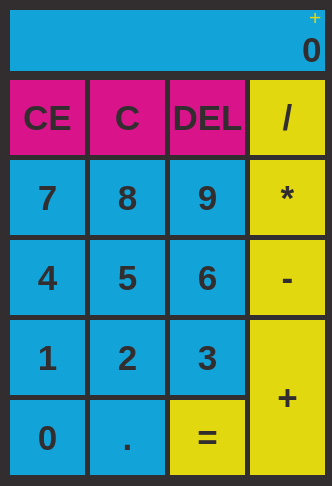
<?xml version="1.0" encoding="UTF-8"?>
<ui version="4.0">
 <class>MainWindow</class>
 <widget class="QMainWindow" name="MainWindow">
  <property name="enabled">
   <bool>true</bool>
  </property>
  <property name="geometry">
   <rect>
    <x>0</x>
    <y>0</y>
    <width>332</width>
    <height>486</height>
   </rect>
  </property>
  <property name="sizePolicy">
   <sizepolicy hsizetype="Fixed" vsizetype="Fixed">
    <horstretch>0</horstretch>
    <verstretch>0</verstretch>
   </sizepolicy>
  </property>
  <property name="minimumSize">
   <size>
    <width>332</width>
    <height>486</height>
   </size>
  </property>
  <property name="maximumSize">
   <size>
    <width>332</width>
    <height>486</height>
   </size>
  </property>
  <property name="windowTitle">
   <string>Calculator</string>
  </property>
  <property name="styleSheet">
   <string notr="true">background-color: rgb(50, 46, 47);</string>
  </property>
  <widget class="QWidget" name="centralwidget">
   <widget class="QPushButton" name="btn_key_5">
    <property name="geometry">
     <rect>
      <x>90</x>
      <y>240</y>
      <width>75</width>
      <height>75</height>
     </rect>
    </property>
    <property name="maximumSize">
     <size>
      <width>100</width>
      <height>100</height>
     </size>
    </property>
    <property name="font">
     <font>
      <pointsize>26</pointsize>
      <weight>75</weight>
      <bold>true</bold>
     </font>
    </property>
    <property name="styleSheet">
     <string notr="true">background-color: rgb(18, 164, 217);
color: rgb(50, 46, 47);
border: none;</string>
    </property>
    <property name="text">
     <string>5</string>
    </property>
    <property name="autoDefault">
     <bool>false</bool>
    </property>
    <property name="default">
     <bool>true</bool>
    </property>
    <property name="flat">
     <bool>false</bool>
    </property>
   </widget>
   <widget class="QPushButton" name="btn_key_6">
    <property name="geometry">
     <rect>
      <x>170</x>
      <y>240</y>
      <width>75</width>
      <height>75</height>
     </rect>
    </property>
    <property name="maximumSize">
     <size>
      <width>100</width>
      <height>100</height>
     </size>
    </property>
    <property name="font">
     <font>
      <pointsize>26</pointsize>
      <weight>75</weight>
      <bold>true</bold>
     </font>
    </property>
    <property name="styleSheet">
     <string notr="true">background-color: rgb(18, 164, 217);
color: rgb(50, 46, 47);
border: none;</string>
    </property>
    <property name="text">
     <string>6</string>
    </property>
    <property name="autoDefault">
     <bool>false</bool>
    </property>
    <property name="default">
     <bool>true</bool>
    </property>
    <property name="flat">
     <bool>false</bool>
    </property>
   </widget>
   <widget class="QPushButton" name="btn_key_9">
    <property name="geometry">
     <rect>
      <x>170</x>
      <y>160</y>
      <width>75</width>
      <height>75</height>
     </rect>
    </property>
    <property name="maximumSize">
     <size>
      <width>100</width>
      <height>100</height>
     </size>
    </property>
    <property name="font">
     <font>
      <pointsize>26</pointsize>
      <weight>75</weight>
      <bold>true</bold>
     </font>
    </property>
    <property name="styleSheet">
     <string notr="true">background-color: rgb(18, 164, 217);
color: rgb(50, 46, 47);
border: none;</string>
    </property>
    <property name="text">
     <string>9</string>
    </property>
    <property name="autoDefault">
     <bool>false</bool>
    </property>
    <property name="default">
     <bool>true</bool>
    </property>
    <property name="flat">
     <bool>false</bool>
    </property>
   </widget>
   <widget class="QPushButton" name="btn_key_7">
    <property name="geometry">
     <rect>
      <x>10</x>
      <y>160</y>
      <width>75</width>
      <height>75</height>
     </rect>
    </property>
    <property name="maximumSize">
     <size>
      <width>100</width>
      <height>100</height>
     </size>
    </property>
    <property name="font">
     <font>
      <pointsize>26</pointsize>
      <weight>75</weight>
      <bold>true</bold>
     </font>
    </property>
    <property name="styleSheet">
     <string notr="true">background-color: rgb(18, 164, 217);
color: rgb(50, 46, 47);
border: none;</string>
    </property>
    <property name="text">
     <string>7</string>
    </property>
    <property name="autoDefault">
     <bool>false</bool>
    </property>
    <property name="default">
     <bool>true</bool>
    </property>
    <property name="flat">
     <bool>false</bool>
    </property>
   </widget>
   <widget class="QPushButton" name="btn_key_8">
    <property name="geometry">
     <rect>
      <x>90</x>
      <y>160</y>
      <width>75</width>
      <height>75</height>
     </rect>
    </property>
    <property name="maximumSize">
     <size>
      <width>100</width>
      <height>100</height>
     </size>
    </property>
    <property name="font">
     <font>
      <pointsize>26</pointsize>
      <weight>75</weight>
      <bold>true</bold>
     </font>
    </property>
    <property name="styleSheet">
     <string notr="true">background-color: rgb(18, 164, 217);
color: rgb(50, 46, 47);
border: none;</string>
    </property>
    <property name="text">
     <string>8</string>
    </property>
    <property name="autoDefault">
     <bool>false</bool>
    </property>
    <property name="default">
     <bool>true</bool>
    </property>
    <property name="flat">
     <bool>false</bool>
    </property>
   </widget>
   <widget class="QPushButton" name="btn_key_0">
    <property name="geometry">
     <rect>
      <x>10</x>
      <y>400</y>
      <width>75</width>
      <height>75</height>
     </rect>
    </property>
    <property name="maximumSize">
     <size>
      <width>100</width>
      <height>100</height>
     </size>
    </property>
    <property name="font">
     <font>
      <pointsize>26</pointsize>
      <weight>75</weight>
      <bold>true</bold>
     </font>
    </property>
    <property name="styleSheet">
     <string notr="true">background-color: rgb(18, 164, 217);
color: rgb(50, 46, 47);
border: none;</string>
    </property>
    <property name="text">
     <string>0</string>
    </property>
    <property name="autoDefault">
     <bool>false</bool>
    </property>
    <property name="default">
     <bool>true</bool>
    </property>
    <property name="flat">
     <bool>false</bool>
    </property>
   </widget>
   <widget class="QPushButton" name="btn_op_dot">
    <property name="geometry">
     <rect>
      <x>90</x>
      <y>400</y>
      <width>75</width>
      <height>75</height>
     </rect>
    </property>
    <property name="maximumSize">
     <size>
      <width>100</width>
      <height>100</height>
     </size>
    </property>
    <property name="font">
     <font>
      <pointsize>26</pointsize>
      <weight>75</weight>
      <bold>true</bold>
     </font>
    </property>
    <property name="styleSheet">
     <string notr="true">background-color: rgb(18, 164, 217);
color: rgb(50, 46, 47);
border: none;</string>
    </property>
    <property name="text">
     <string>.</string>
    </property>
    <property name="autoDefault">
     <bool>false</bool>
    </property>
    <property name="default">
     <bool>true</bool>
    </property>
    <property name="flat">
     <bool>false</bool>
    </property>
   </widget>
   <widget class="QPushButton" name="btn_op_as">
    <property name="geometry">
     <rect>
      <x>170</x>
      <y>400</y>
      <width>75</width>
      <height>75</height>
     </rect>
    </property>
    <property name="maximumSize">
     <size>
      <width>100</width>
      <height>100</height>
     </size>
    </property>
    <property name="font">
     <font>
      <pointsize>26</pointsize>
      <weight>75</weight>
      <bold>true</bold>
     </font>
    </property>
    <property name="styleSheet">
     <string notr="true">background-color: rgb(226, 216, 16);
color: rgb(50, 46, 47);
border: none;</string>
    </property>
    <property name="text">
     <string>=</string>
    </property>
    <property name="autoDefault">
     <bool>false</bool>
    </property>
    <property name="default">
     <bool>true</bool>
    </property>
    <property name="flat">
     <bool>false</bool>
    </property>
   </widget>
   <widget class="QPushButton" name="btn_op_plus">
    <property name="geometry">
     <rect>
      <x>250</x>
      <y>320</y>
      <width>75</width>
      <height>155</height>
     </rect>
    </property>
    <property name="maximumSize">
     <size>
      <width>100</width>
      <height>200</height>
     </size>
    </property>
    <property name="font">
     <font>
      <pointsize>26</pointsize>
      <weight>75</weight>
      <bold>true</bold>
     </font>
    </property>
    <property name="styleSheet">
     <string notr="true">background-color: rgb(226, 216, 16);
color: rgb(50, 46, 47);
border: none;</string>
    </property>
    <property name="text">
     <string>+</string>
    </property>
    <property name="autoDefault">
     <bool>false</bool>
    </property>
    <property name="default">
     <bool>true</bool>
    </property>
    <property name="flat">
     <bool>false</bool>
    </property>
   </widget>
   <widget class="QPushButton" name="btn_op_minus">
    <property name="geometry">
     <rect>
      <x>250</x>
      <y>240</y>
      <width>75</width>
      <height>75</height>
     </rect>
    </property>
    <property name="maximumSize">
     <size>
      <width>100</width>
      <height>100</height>
     </size>
    </property>
    <property name="font">
     <font>
      <pointsize>26</pointsize>
      <weight>75</weight>
      <bold>true</bold>
     </font>
    </property>
    <property name="styleSheet">
     <string notr="true">background-color: rgb(226, 216, 16);
color: rgb(50, 46, 47);
border: none;</string>
    </property>
    <property name="text">
     <string>-</string>
    </property>
    <property name="autoDefault">
     <bool>false</bool>
    </property>
    <property name="default">
     <bool>true</bool>
    </property>
    <property name="flat">
     <bool>false</bool>
    </property>
   </widget>
   <widget class="QPushButton" name="btn_op_mul">
    <property name="geometry">
     <rect>
      <x>250</x>
      <y>160</y>
      <width>75</width>
      <height>75</height>
     </rect>
    </property>
    <property name="maximumSize">
     <size>
      <width>100</width>
      <height>100</height>
     </size>
    </property>
    <property name="font">
     <font>
      <pointsize>26</pointsize>
      <weight>75</weight>
      <bold>true</bold>
     </font>
    </property>
    <property name="styleSheet">
     <string notr="true">background-color: rgb(226, 216, 16);
color: rgb(50, 46, 47);
border: none;</string>
    </property>
    <property name="text">
     <string>*</string>
    </property>
    <property name="autoDefault">
     <bool>false</bool>
    </property>
    <property name="default">
     <bool>true</bool>
    </property>
    <property name="flat">
     <bool>false</bool>
    </property>
   </widget>
   <widget class="QPushButton" name="btn_op_div">
    <property name="geometry">
     <rect>
      <x>250</x>
      <y>80</y>
      <width>75</width>
      <height>75</height>
     </rect>
    </property>
    <property name="maximumSize">
     <size>
      <width>100</width>
      <height>100</height>
     </size>
    </property>
    <property name="font">
     <font>
      <pointsize>26</pointsize>
      <weight>75</weight>
      <bold>true</bold>
     </font>
    </property>
    <property name="styleSheet">
     <string notr="true">background-color: rgb(226, 216, 16);
color: rgb(50, 46, 47);
border: none;</string>
    </property>
    <property name="text">
     <string>/</string>
    </property>
    <property name="autoDefault">
     <bool>false</bool>
    </property>
    <property name="default">
     <bool>true</bool>
    </property>
    <property name="flat">
     <bool>false</bool>
    </property>
   </widget>
   <widget class="QLineEdit" name="line_main_display">
    <property name="enabled">
     <bool>true</bool>
    </property>
    <property name="geometry">
     <rect>
      <x>10</x>
      <y>10</y>
      <width>315</width>
      <height>61</height>
     </rect>
    </property>
    <property name="font">
     <font>
      <pointsize>26</pointsize>
      <weight>75</weight>
      <bold>true</bold>
     </font>
    </property>
    <property name="styleSheet">
     <string notr="true">background-color: rgb(18, 164, 217);
color: rgb(50, 46, 47);
border: none;</string>
    </property>
    <property name="text">
     <string>0</string>
    </property>
    <property name="alignment">
     <set>Qt::AlignBottom|Qt::AlignRight|Qt::AlignTrailing</set>
    </property>
    <property name="readOnly">
     <bool>true</bool>
    </property>
   </widget>
   <widget class="QPushButton" name="btn_key_3">
    <property name="geometry">
     <rect>
      <x>170</x>
      <y>320</y>
      <width>75</width>
      <height>75</height>
     </rect>
    </property>
    <property name="maximumSize">
     <size>
      <width>100</width>
      <height>100</height>
     </size>
    </property>
    <property name="font">
     <font>
      <pointsize>26</pointsize>
      <weight>75</weight>
      <bold>true</bold>
     </font>
    </property>
    <property name="styleSheet">
     <string notr="true">background-color: rgb(18, 164, 217);
color: rgb(50, 46, 47);
border: none;</string>
    </property>
    <property name="text">
     <string>3</string>
    </property>
    <property name="autoDefault">
     <bool>false</bool>
    </property>
    <property name="default">
     <bool>true</bool>
    </property>
    <property name="flat">
     <bool>false</bool>
    </property>
   </widget>
   <widget class="QPushButton" name="btn_key_1">
    <property name="geometry">
     <rect>
      <x>10</x>
      <y>320</y>
      <width>75</width>
      <height>75</height>
     </rect>
    </property>
    <property name="maximumSize">
     <size>
      <width>100</width>
      <height>100</height>
     </size>
    </property>
    <property name="font">
     <font>
      <pointsize>26</pointsize>
      <weight>75</weight>
      <bold>true</bold>
     </font>
    </property>
    <property name="styleSheet">
     <string notr="true">background-color: rgb(18, 164, 217);
color: rgb(50, 46, 47);
border: none;</string>
    </property>
    <property name="text">
     <string>1</string>
    </property>
    <property name="autoDefault">
     <bool>false</bool>
    </property>
    <property name="default">
     <bool>true</bool>
    </property>
    <property name="flat">
     <bool>false</bool>
    </property>
   </widget>
   <widget class="QPushButton" name="btn_key_4">
    <property name="geometry">
     <rect>
      <x>10</x>
      <y>240</y>
      <width>75</width>
      <height>75</height>
     </rect>
    </property>
    <property name="maximumSize">
     <size>
      <width>100</width>
      <height>100</height>
     </size>
    </property>
    <property name="font">
     <font>
      <pointsize>26</pointsize>
      <weight>75</weight>
      <bold>true</bold>
     </font>
    </property>
    <property name="styleSheet">
     <string notr="true">background-color: rgb(18, 164, 217);
color: rgb(50, 46, 47);
border: none;</string>
    </property>
    <property name="text">
     <string>4</string>
    </property>
    <property name="autoDefault">
     <bool>false</bool>
    </property>
    <property name="default">
     <bool>true</bool>
    </property>
    <property name="flat">
     <bool>false</bool>
    </property>
   </widget>
   <widget class="QPushButton" name="btn_key_2">
    <property name="geometry">
     <rect>
      <x>90</x>
      <y>320</y>
      <width>75</width>
      <height>75</height>
     </rect>
    </property>
    <property name="maximumSize">
     <size>
      <width>100</width>
      <height>100</height>
     </size>
    </property>
    <property name="font">
     <font>
      <pointsize>26</pointsize>
      <weight>75</weight>
      <bold>true</bold>
     </font>
    </property>
    <property name="styleSheet">
     <string notr="true">background-color: rgb(18, 164, 217);
color: rgb(50, 46, 47);
border: none;</string>
    </property>
    <property name="text">
     <string>2</string>
    </property>
    <property name="autoDefault">
     <bool>false</bool>
    </property>
    <property name="default">
     <bool>true</bool>
    </property>
    <property name="flat">
     <bool>false</bool>
    </property>
   </widget>
   <widget class="QLineEdit" name="line_op_display">
    <property name="geometry">
     <rect>
      <x>10</x>
      <y>10</y>
      <width>315</width>
      <height>21</height>
     </rect>
    </property>
    <property name="font">
     <font>
      <pointsize>16</pointsize>
     </font>
    </property>
    <property name="styleSheet">
     <string notr="true">background-color: rgb(18, 164, 217);
color: rgb(226, 216, 16);
border: none;</string>
    </property>
    <property name="text">
     <string>+</string>
    </property>
    <property name="alignment">
     <set>Qt::AlignBottom|Qt::AlignRight|Qt::AlignTrailing</set>
    </property>
    <property name="readOnly">
     <bool>true</bool>
    </property>
   </widget>
   <widget class="QPushButton" name="btn_op_del">
    <property name="geometry">
     <rect>
      <x>170</x>
      <y>80</y>
      <width>75</width>
      <height>75</height>
     </rect>
    </property>
    <property name="maximumSize">
     <size>
      <width>100</width>
      <height>100</height>
     </size>
    </property>
    <property name="font">
     <font>
      <pointsize>26</pointsize>
      <weight>75</weight>
      <bold>true</bold>
     </font>
    </property>
    <property name="styleSheet">
     <string notr="true">background-color: rgb(217, 19, 138);
color: rgb(50, 46, 47);
border: none;</string>
    </property>
    <property name="text">
     <string>DEL</string>
    </property>
    <property name="autoDefault">
     <bool>false</bool>
    </property>
    <property name="default">
     <bool>true</bool>
    </property>
    <property name="flat">
     <bool>false</bool>
    </property>
   </widget>
   <widget class="QPushButton" name="btn_op_ce">
    <property name="geometry">
     <rect>
      <x>10</x>
      <y>80</y>
      <width>75</width>
      <height>75</height>
     </rect>
    </property>
    <property name="maximumSize">
     <size>
      <width>100</width>
      <height>100</height>
     </size>
    </property>
    <property name="font">
     <font>
      <pointsize>26</pointsize>
      <weight>75</weight>
      <bold>true</bold>
     </font>
    </property>
    <property name="styleSheet">
     <string notr="true">background-color: rgb(217, 19, 138);
color: rgb(50, 46, 47);
border: none;</string>
    </property>
    <property name="text">
     <string>CE</string>
    </property>
    <property name="autoDefault">
     <bool>false</bool>
    </property>
    <property name="default">
     <bool>true</bool>
    </property>
    <property name="flat">
     <bool>false</bool>
    </property>
   </widget>
   <widget class="QPushButton" name="btn_op_c">
    <property name="geometry">
     <rect>
      <x>90</x>
      <y>80</y>
      <width>75</width>
      <height>75</height>
     </rect>
    </property>
    <property name="maximumSize">
     <size>
      <width>100</width>
      <height>100</height>
     </size>
    </property>
    <property name="font">
     <font>
      <pointsize>26</pointsize>
      <weight>75</weight>
      <bold>true</bold>
     </font>
    </property>
    <property name="styleSheet">
     <string notr="true">background-color: rgb(217, 19, 138);
color: rgb(50, 46, 47);
border: none;</string>
    </property>
    <property name="text">
     <string>C</string>
    </property>
    <property name="autoDefault">
     <bool>false</bool>
    </property>
    <property name="default">
     <bool>true</bool>
    </property>
    <property name="flat">
     <bool>false</bool>
    </property>
   </widget>
  </widget>
 </widget>
 <resources/>
 <connections/>
</ui>
